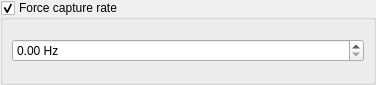
<?xml version="1.0" encoding="UTF-8"?>
<ui version="4.0">
 <class>control_panel::capture::CaptureRate</class>
 <widget class="QWidget" name="ControlPanel_Capture_CaptureRate">
  <property name="geometry">
   <rect>
    <x>0</x>
    <y>0</y>
    <width>376</width>
    <height>85</height>
   </rect>
  </property>
  <property name="focusPolicy">
   <enum>Qt::ClickFocus</enum>
  </property>
  <property name="windowTitle">
   <string>Dialog</string>
  </property>
  <layout class="QVBoxLayout" name="verticalLayout">
   <property name="leftMargin">
    <number>0</number>
   </property>
   <property name="topMargin">
    <number>0</number>
   </property>
   <property name="rightMargin">
    <number>0</number>
   </property>
   <property name="bottomMargin">
    <number>0</number>
   </property>
   <item>
    <widget class="QGroupBox" name="groupBox">
     <property name="title">
      <string>Force capture rate</string>
     </property>
     <property name="checkable">
      <bool>true</bool>
     </property>
     <layout class="QVBoxLayout" name="verticalLayout_2">
      <item>
       <widget class="QDoubleSpinBox" name="doubleSpinBox_captureRate">
        <property name="sizePolicy">
         <sizepolicy hsizetype="Minimum" vsizetype="Maximum">
          <horstretch>0</horstretch>
          <verstretch>0</verstretch>
         </sizepolicy>
        </property>
        <property name="minimumSize">
         <size>
          <width>70</width>
          <height>0</height>
         </size>
        </property>
        <property name="suffix">
         <string> Hz</string>
        </property>
       </widget>
      </item>
     </layout>
    </widget>
   </item>
  </layout>
 </widget>
 <resources/>
 <connections/>
</ui>
